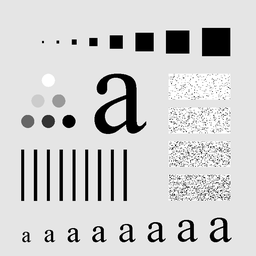
#> input picture Question-3/Characters Test Pattern 688x688.tif, 256 x 256 px, shrunk from 688 x 688 before the run
$ jupyter execute '3(a).ipynb'
#> lines starting #> are read from the running program, lines starting #| are printed output that depends on the picture
#> further down, character_image is the input picture: shape (256, 256); min 0, max 255, mean 207.3
## Task 3(a): Take grayscale image of size 512x512, apply average & median spatial filters with 5x5 mask & observe their performance for noise suppression in term of PSNR

[cell 1]
import cv2
import numpy as np
import matplotlib.pyplot as plt

## Function for Average Spatial Filter

[cell 2]
def average_filter(image, mask_size):
    filtered_image = image.copy()
    height , width = filtered_image.shape
    offset, weight = mask_size//2, mask_size * mask_size

    for r in range(height):
        for c in range(width):
            filtered_image[r,c] = 0
            for x in range(-offset, offset+1):
                for y in range(-offset, offset+1):
                    if (r+x >= 0 and r+x < height and c+y >= 0 and c+y < width):
                        filtered_image [r,c] += (image[r+x, c+y]/weight)
    return np.uint8(filtered_image)

## Function for Median Spatial Filter

[cell 3]
def median_filter(image, mask_size):
    filtered_image = image.copy()
    height, width = filtered_image.shape
    offset = mask_size // 2

    for r in range(height):
        for c in range(width):
            pixels = []
            for x in range(-offset, offset+1):
                for y in range(-offset, offset+1):
                    if(r+x >= 0 and r+x < height and c + y >= 0 and c + y < width):
                        pixels.append(image[r+x, c+y])
            filtered_image[r,c] = sorted(pixels)[len(pixels) // 2]
    return np.uint8(filtered_image)

## Function for adding Salt & Pepper Noise

[cell 4]
def add_salt_pepper_noise(image, percent):
#> called with percent = 15
    noisy_image = image.copy()
    noise_amount = (image.shape[0] * image.shape[1]) * (percent / 100)
#> noise_amount = 9830.4

    for _ in range(int(noise_amount)):
        row1 = np.random.randint(0, image.shape[0])
        col1 = np.random.randint(0, image.shape[1])
        row2 = np.random.randint(0, image.shape[0])
        col2 = np.random.randint(0, image.shape[1])

        noisy_image[row1, col1] = 0     # pepper
        noisy_image[row2, col2] = 255   # salt
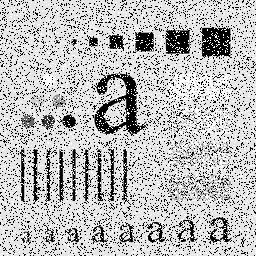
#> noisy_image: shape (256, 256); min 0, max 255, mean 186.8

    return noisy_image

## Function for calculating PSNR (Peak Signal to Noise Ratio)

[cell 5]
def compute_psnr(image1, image2):
    image1, image2 = np.float64(image1), np.float64(image2)
    mse = np.mean((image1 - image2) ** 2)
#> mse = 7019.1
    if mse == 0:
        return float('inf')
    psnr = 20 * np.log10(255.0) - 10 * np.log10(mse)
#> psnr = 9.67

    return round(psnr, 2)

[cell 6]
character_image = cv2.imread("./Characters Test Pattern 688x688.tif", 0)
plt.imshow(character_image, cmap='gray')
plt.title("Original Image")
plt.show()

## Add Salt and pepper Noise

[cell 7]
noisy_character_image = add_salt_pepper_noise(character_image, 15)
plt.imshow(noisy_character_image, cmap = "gray")
plt.title("The Noisy Image")
plt.show()
psnr = compute_psnr(character_image, noisy_character_image)
#> psnr = 9.67
print(f"PSNR = {psnr}")
#| PSNR = 9.67

## Applying Median Spatial Filter

[cell 8]
mask_size = 5
median_character_image = median_filter(noisy_character_image, mask_size)
#> after the loop in median_filter, `for r in range(height):`:
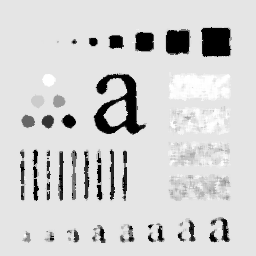
#> filtered_image: shape (256, 256); min 0, max 255, mean 210
plt.imshow(median_character_image, cmap='gray')
plt.title("Median Filtered Image")
plt.show()

psnr = compute_psnr(median_character_image, character_image)
#> psnr = 19.54
print(f"PSNR = {psnr}")
#| PSNR = 19.54

## Applying averaging filter

[cell 9]
mask_size = 5
average_character_image = average_filter(noisy_character_image, mask_size)
#> after the loop in average_filter, `for r in range(height):`:
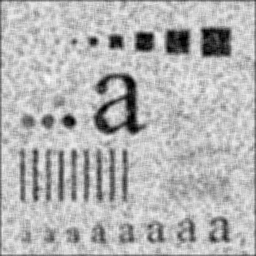
#> filtered_image: shape (256, 256); min 0, max 250, mean 180.5
plt.imshow(average_character_image, cmap='gray')
plt.title("Averaging Filtered Image")
plt.show()
psnr = compute_psnr(average_character_image, character_image)
#> psnr = 14.64
print(f"PSNR = {psnr}")
#| PSNR = 14.64

## Now for 2nd image applying both filter

[cell 10]
noisy_pcb_image = cv2.imread("./Noisy PCB 455x440.tif", 0)
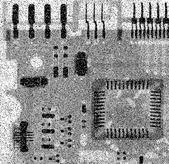
#> input picture Question-3/Noisy PCB 455x440.tif, 169 x 164 px, shrunk from 455 x 440 before the run
#> noisy_pcb_image is the input picture: shape (164, 169); min 0, max 255, mean 144.3
plt.imshow(noisy_pcb_image, cmap='gray')
plt.title("Noisy PCB Image")
plt.show()

## Applying Average Spatial Filter

[cell 11]
mask_size= 5
avg_noisy_pcb_image = average_filter(noisy_pcb_image, mask_size)
#> call 2 of average_filter, with mask_size = 5
#> after the loop in average_filter (call 2), `for r in range(height):`:
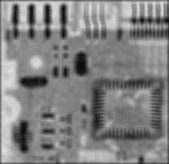
#> filtered_image: shape (164, 169); min 7, max 225, mean 129.9
plt.imshow(avg_noisy_pcb_image, cmap='gray')
plt.title("Average Filtered Image")
plt.show()

## Applying Median Spatial Filter

[cell 12]
mask_size = 5
median_noisy_pcb_image = median_filter(noisy_pcb_image, mask_size)
#> call 2 of median_filter, with mask_size = 5
#> after the loop in median_filter (call 2), `for r in range(height):`:
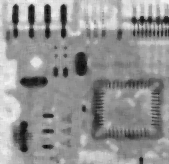
#> filtered_image: shape (164, 169); min 8, max 244, mean 146.8
